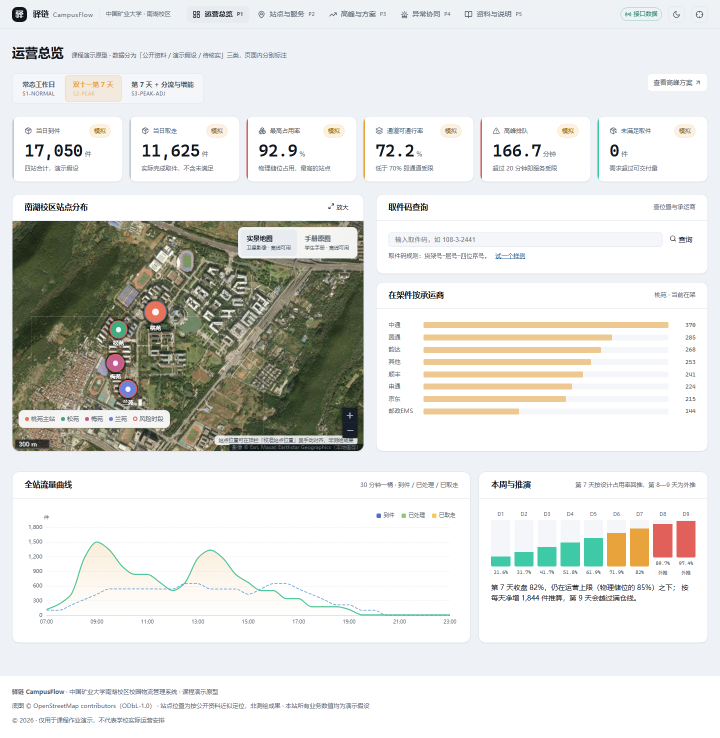
#> input picture report/assets/shots/P1-overview-light-full.png, 1440 x 1475 px, found by its file name (shown at 1/2 size); its folder holds 6 pictures in this run
$ python make_figs.py
#> lines starting #> are read from the running program, lines starting #| are printed output that depends on the picture
# -*- coding: utf-8 -*-
"""生成报告/PPT 用的图：截图裁剪 + 系统架构图 + 数据可信度示意图。"""
import os
from PIL import Image, ImageDraw, ImageFont

ROOT = r'D:\java大作业'
SHOTS = os.path.join(ROOT, 'report', 'assets', 'shots')
FIGS = os.path.join(ROOT, 'report', 'assets', 'figs')
os.makedirs(FIGS, exist_ok=True)

MSYH = r'C:\Windows\Fonts\msyh.ttc'
MSYHBD = r'C:\Windows\Fonts\msyhbd.ttc'


def font(size, bold=False):
    return ImageFont.truetype(MSYHBD if bold else MSYH, size)


def crop(src, box, out, quality=None):
#> called with src = 'P1-overview-light-full.png', box = (0, 0, 1440, 830), out = 'fig-p1-top.png'
    im = Image.open(os.path.join(SHOTS, src)).convert('RGB')
#> im is the input picture: PIL image 1440x1475 RGB; mean R, G, B 223.3, 224, 220.6
    im.crop(box).save(os.path.join(FIGS, out), quality=95)
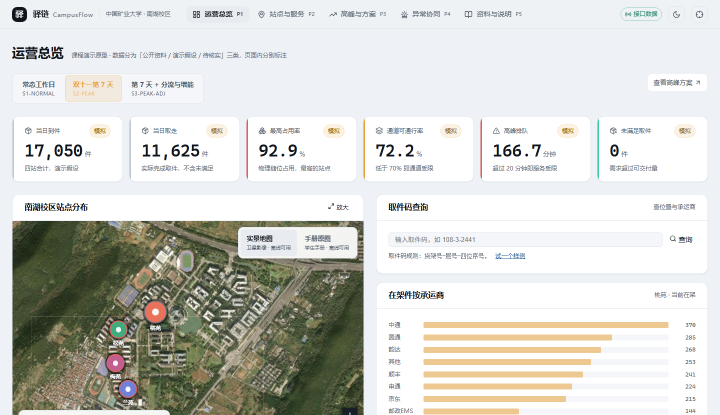
#> saved as fig-p1-top.png: PIL image 1440x830 RGB (shown at 1/2 size); mean R, G, B 210.8, 211.4, 206.2
    print('crop', out, im.crop(box).size)
#| crop fig-p1-top.png (1440, 830)


# ---------- 截图裁剪 ----------
crop('P1-overview-light-full.png', (0, 0, 1440, 830), 'fig-p1-top.png')
crop('P1-overview-light-full.png', (0, 830, 1440, 1475), 'fig-p1-bottom.png')
#> call 2 of crop, with src = 'P1-overview-light-full.png', box = (0, 830, 1440, 1475), out = 'fig-p1-bottom.png'
#> in crop (call 2), `im.crop(box).save(os.path.join(FIGS, out), quality=95)`:
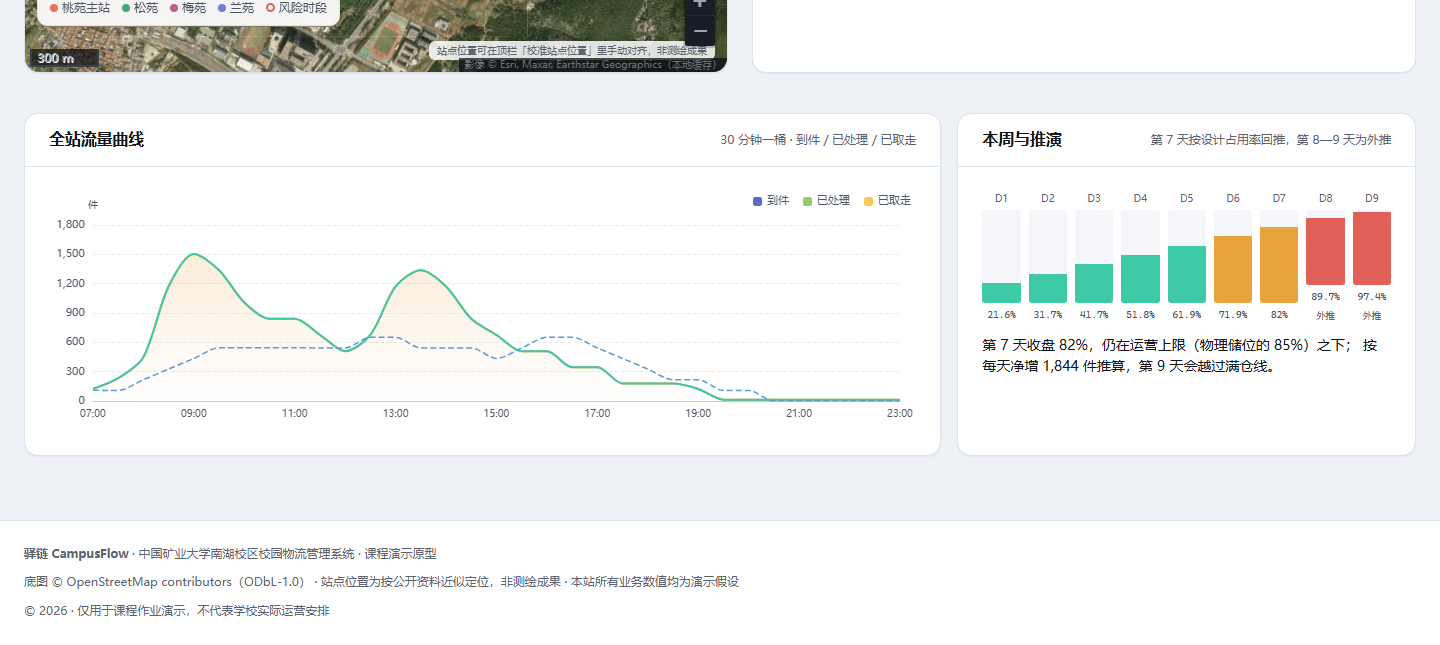
#> saved as fig-p1-bottom.png: PIL image 1440x645 RGB; mean R, G, B 239.4, 240.2, 239.2
#| crop fig-p1-bottom.png (1440, 645)
crop('P2-sites-light-full.png', (0, 0, 1440, 900), 'fig-p2-top.png')
#> call 3 of crop, with src = 'P2-sites-light-full.png', box = (0, 0, 1440, 900), out = 'fig-p2-top.png'
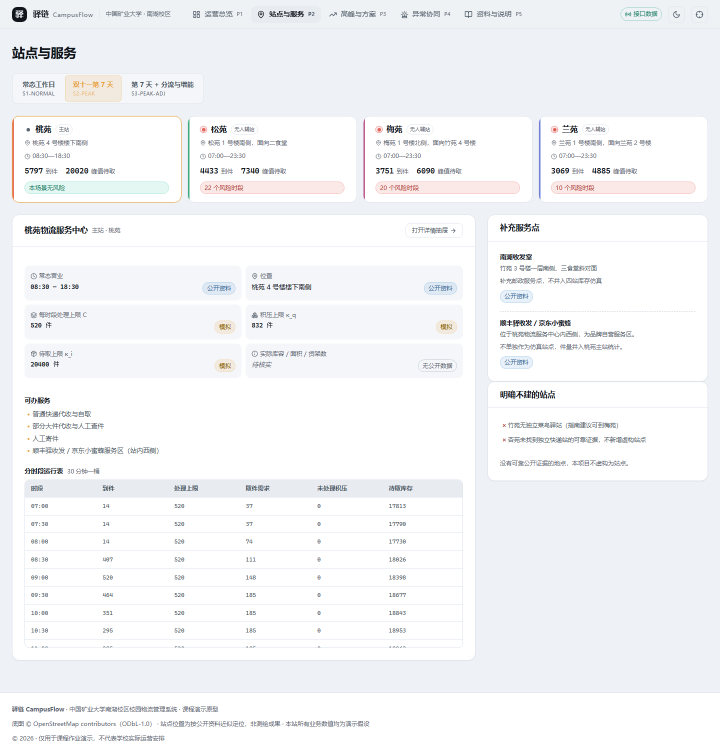
#> input picture report/assets/shots/P2-sites-light-full.png, 1440 x 1511 px, found by its file name (shown at 1/2 size)
#> in crop, im is the input picture: PIL image 1440x1511 RGB; mean R, G, B 244, 245.2, 246.9
#> in crop (call 3), `im.crop(box).save(os.path.join(FIGS, out), quality=95)`:
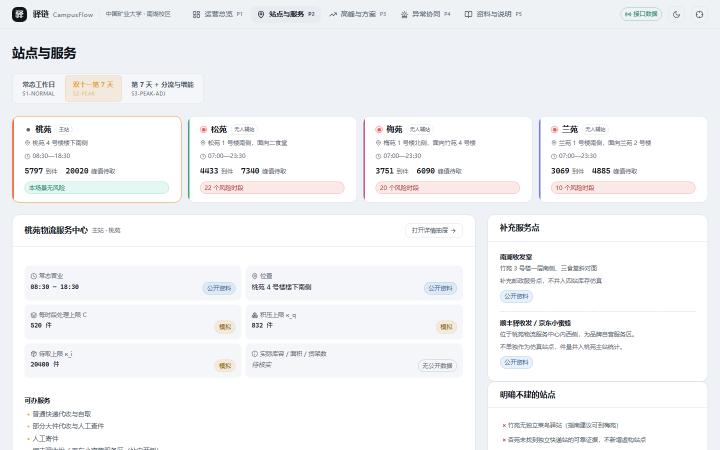
#> saved as fig-p2-top.png: PIL image 1440x900 RGB (shown at 1/2 size); mean R, G, B 242.7, 243.8, 245.5
#| crop fig-p2-top.png (1440, 900)
crop('P3-peak-light-view.png', (0, 0, 1440, 900), 'fig-p3.png')
#> (the run stopped early here; a loop or call above may not have finished)
